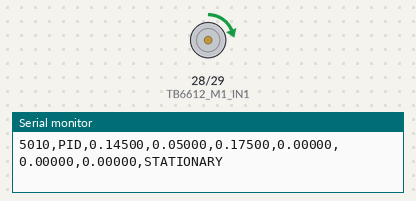
Bench run of a sketch on a simulated Arduino Mega 2560, built with avr-gcc and run on an emulated ATmega2560. Shown: motor-driver pin pairs drawn as motors (green arrow = first pin HIGH = forward, orange = second pin HIGH = backward, longer = more drive, scaled by the enable pin), the last lines printed to the serial monitor.

Above: at 5.4 s.
At 6.45 s:
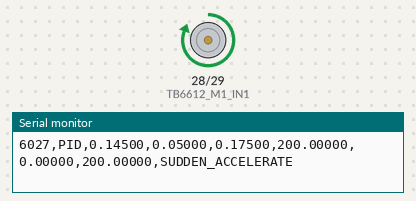
At 11.3 s:
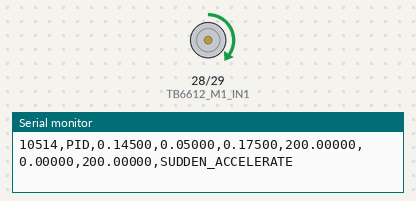
At 12.93 s:
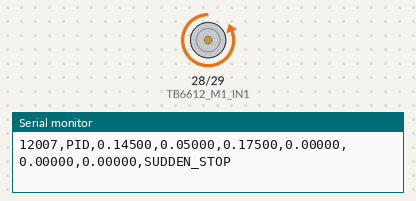
Timing chart, 0 to 20.9 s (numbered marks = the images above):
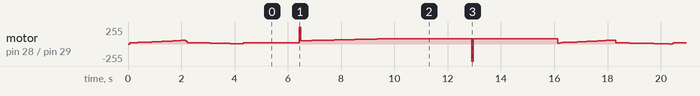

The sketch:

PI_PID_compare.ino
```cpp
#include <MsTimer2.h>
#include <Arduino.h>
// 省略未使用的头文件，简化代码

// 定义电机编码器的引脚
#define M1_ENCODER_A 18
#define M1_ENCODER_B 43

// 定义电机驱动TB6612的控制引脚
#define TB6612_M1_IN1 28
#define TB6612_M1_IN2 29
#define Motor_M1_PWM 7

// PID结构体定义
typedef struct
{
    float input;        // 目标值
    float output;       // 输出值
    float feedback;     // 反馈值
    float k_p;          // P增益
    float k_i;          // I增益
    float k_d;          // D增益
    float err_1;        // 当前误差
    float err_2;        // 上一次误差
    float err_x;        // 误差累计
    float out_max;      // 输出最大值
    float out_min;      // 输出最小值
    float err_x_max;    // 误差累计最大值
} PID;

volatile long motor_M1_count = 0;    // 编码器计数，使用 long 类型防止溢出
volatile bool needToReadMotors = false;

unsigned int timecnt = 0;
float V_M1 = 0.0;
int motor_M1_dir = 0;
PID M1_Motor_PID;

enum ControlType { PID_CONTROL, PI_CONTROL };
ControlType currentControl = PID_CONTROL;

enum MotionState {
    ACCELERATE,          // 加速阶段
    DECELERATE,          // 减速阶段
    STATIONARY,          // 静止阶段
    SUDDEN_ACCELERATE,   // 突变加速
    SUDDEN_STOP          // 突变停止
};
MotionState currentMotion = ACCELERATE;

float targetSpeed = 0.0;
const float accelerationRate = 100.0; // 加速度，单位：mm/s^2
unsigned long motionStartTime = 0;

// 定义控制器参数的范围和步长
//const float kp_values[] = {0.08, 0.04, 0.06, 0.1, 0.12, 0.14}; // P增益测试值
//const float ki_values[] = {0.091, 0.06, 0.07, 0.08, 0.09, 0.1, 0.11, 0.12}; // I增益测试值
//const float kd_values[] = {0.1, 0.05, 0.15, 0.2}; // D增益测试值

//const float kp_values[] = {0.08, 0.09, 0.1, 0.11, 0.12, 0.13, 0.14}; // P增益测试值
//const float ki_values[] = {0.07, 0.075, 0.08, 0.085, 0.09, 0.095, 0.1, 0.105}; // I增益测试值
//const float kd_values[] = {0.15, 0.175, 0.2, 0.225, 0.25}; // D增益测试值

//const float kp_values[] = {0.11, 0.12, 0.13, 0.14, 0.15, 0.16, 0.17}; // P增益测试值
//const float ki_values[] = {0.085, 0.09, 0.095, 0.1, 0.105, 0.11, 0.115, 0.12}; // I增益测试值
//const float kd_values[] = {0.15, 0.175, 0.2, 0.225, 0.25, 0.275}; // D增益测试值

//const float kp_values[] = {0.13, 0.14, 0.15, 0.16, 0.17, 0.18, 0.19, 0.2, 0.21}; // P增益测试值
//const float ki_values[] = {0.05, 0.06, 0.07, 0.08, 0.09, 0.1, 0.11}; // I增益测试值
//const float kd_values[] = {0.175, 0.2, 0.225, 0.25, 0.275}; // D增益测试值

const float kp_values[] = {0.145, 0.155, 0.165, 0.175, 0.18, 0.185, 0.19, 0.195, 0.2, 0.21, 0.22}; // P增益测试值
const float ki_values[] = {0.05, 0.055, 0.06, 0.065, 0.07, 0.075, 0.08, 0.085, 0.09}; // I增益测试值
const float kd_values[] = {0.175, 0.2, 0.225, 0.25, 0.275}; // D增益测试值

int kp_index = 0;
int ki_index = 0;
int kd_index = 0;

bool parametersExhausted = false; // 标记参数是否遍历完毕

// 添加时间控制相关常量
const float TARGET_CONTROL_INTERVAL = 0.03;  // 控制周期 30ms
const float TARGET_SAMPLE_INTERVAL = 0.06;   // 采样周期 60ms
const float TIME_TOLERANCE = 0.005;

void setup() {
    Serial.begin(115200);
    while (!Serial) delay(10);

    Motor_Init();
    PID_Init();

    MsTimer2::set(30, interruptHandler); // 设置基础中断周期为30ms
    MsTimer2::start();

    Serial.println("Timestamp_ms,ControlType,k_p,k_i,k_d,TargetSpeed_mm_s,ActualSpeed_mm_s,Error_mm_s,Phase");

    motionStartTime = millis();
}

void loop() {
    // 检查是否需要切换运动状态
    updateMotionState();

    // 更新目标速度
    updateTargetSpeed();
    M1_Motor_PID.input = targetSpeed;

    // 如果所有参数都测试完毕，停止程序
    if (parametersExhausted) {
        Serial.println("All parameters tested. Experiment completed.");
        while (1); // 停止程序运行
    }
}

void updateMotionState() {
    unsigned long elapsedTime = millis() - motionStartTime;

    switch(currentMotion) {
        case ACCELERATE:
            if (elapsedTime >= 2000) {  // 加速2秒
                currentMotion = DECELERATE;
                motionStartTime = millis();
            }
            break;
        case DECELERATE:
            if (elapsedTime >= 2000) {  // 减速2秒
                currentMotion = STATIONARY;
                motionStartTime = millis();
            }
            break;
        case STATIONARY:
            if (elapsedTime >= 2000) {  // 静止2秒
                currentMotion = SUDDEN_ACCELERATE;
                motionStartTime = millis();
            }
            break;
        case SUDDEN_ACCELERATE:
            if (elapsedTime >= 6000) {  // 匀速6秒
                currentMotion = SUDDEN_STOP;
                motionStartTime = millis();
            }
            break;
        case SUDDEN_STOP:
            if (elapsedTime >= 3000) {  // 停止3秒
                // 完成一个循环，调整参数
                adjustParameters();
                if (!parametersExhausted) {
                    currentMotion = ACCELERATE;
                    motionStartTime = millis();
                }
            }
            break;
    }
}

void adjustParameters() {
    // 调整控制器参数
    if (currentControl == PID_CONTROL) {
        // 遍历PID参数组合
        kd_index++;
        if (kd_index >= sizeof(kd_values)/sizeof(kd_values[0])) {
            kd_index = 0;
            ki_index++;
            if (ki_index >= sizeof(ki_values)/sizeof(ki_values[0])) {
                ki_index = 0;
                kp_index++;
                if (kp_index >= sizeof(kp_values)/sizeof(kp_values[0])) {
                    // PID参数测试完毕，切换到PI控制
                    kp_index = 0;
                    ki_index = 0;
                    kd_index = 0;
                    currentControl = PI_CONTROL;
                    // 移除切换控制参数时的提示输出
                    // Serial.println("Switched to PI Control");
                }
            }
        }

        // 更新PID参数
        M1_Motor_PID.k_p = kp_values[kp_index];
        M1_Motor_PID.k_i = ki_values[ki_index];
        M1_Motor_PID.k_d = kd_values[kd_index];

        // 移除打印当前参数设置的输出语句
    } else if (currentControl == PI_CONTROL) {
        // 遍历PI参数组合
        kd_index = 0;
        ki_index++;
        if (ki_index >= sizeof(ki_values)/sizeof(ki_values[0])) {
            ki_index = 0;
            kp_index++;
            if (kp_index >= sizeof(kp_values)/sizeof(kp_values[0])) {
                // PI参数测试完毕，实验结束
                parametersExhausted = true;
            }
        }

        // 更新PI参数
        M1_Motor_PID.k_p = kp_values[kp_index];
        M1_Motor_PID.k_i = ki_values[ki_index];
        M1_Motor_PID.k_d = 0.0;

        // 移除打印当前参数设置的输出语句
    }

    // 重置PID状态
    resetPID(&M1_Motor_PID);
}

void updateTargetSpeed() {
    unsigned long elapsedTime = millis() - motionStartTime;

    switch(currentMotion) {
        case ACCELERATE:
            targetSpeed = min(200.0, accelerationRate * (elapsedTime / 1000.0));
            break;
        case DECELERATE:
            targetSpeed = max(0.0, 200.0 - accelerationRate * (elapsedTime / 1000.0));
            break;
        case STATIONARY:
            targetSpeed = 0.0;
            break;
        case SUDDEN_ACCELERATE:
            targetSpeed = 200.0;
            break;
        case SUDDEN_STOP:
            targetSpeed = 0.0;
            break;
    }
}

void interruptHandler() {
    static unsigned long lastControlTime = 0;
    static unsigned long lastSampleTime = 0;
    unsigned long currentTime = millis();

    // 计算实际时间间隔
    float controlInterval = (currentTime - lastControlTime) / 1000.0;
    float sampleInterval = (currentTime - lastSampleTime) / 1000.0;

    // 执行PID控制
    if (controlInterval >= TARGET_CONTROL_INTERVAL) {
        PID_Cal_Computer_Out(controlInterval);
        lastControlTime = currentTime;
    }

    // 执行速度采样
    if (sampleInterval >= TARGET_SAMPLE_INTERVAL) {
        Read_Motor_V(sampleInterval);
        lastSampleTime = currentTime;
    }
}


void Motor_Init() {
    pinMode(M1_ENCODER_A, INPUT);
    pinMode(M1_ENCODER_B, INPUT);
    pinMode(TB6612_M1_IN1, OUTPUT);
    pinMode(TB6612_M1_IN2, OUTPUT);
    pinMode(Motor_M1_PWM, OUTPUT);

    digitalWrite(TB6612_M1_IN1, LOW);
    digitalWrite(TB6612_M1_IN2, LOW);
    analogWrite(Motor_M1_PWM, LOW);
}

void PID_Init() {
    // 初始化PID参数
    M1_Motor_PID.k_p = kp_values[kp_index];
    M1_Motor_PID.k_i = ki_values[ki_index];
    M1_Motor_PID.k_d = kd_values[kd_index];
    M1_Motor_PID.out_max = 255.0;
    M1_Motor_PID.out_min = -255.0;
    M1_Motor_PID.input = 0.0;
    M1_Motor_PID.err_x_max = 1000.0;
    resetPID(&M1_Motor_PID);
}

void resetPID(PID *pid) {
    pid->err_1 = 0.0;
    pid->err_2 = 0.0;
    pid->err_x = 0.0;
    pid->output = 0.0;
}

void PID_Cal_Computer_Out(float dt) {
    PID_Cal(&M1_Motor_PID, dt);
    Motor_PWM_Set(M1_Motor_PID.output);

    // 直接输出数据，不需要计数器控制
    OutputData();
}

// 添加getPhaseName函数
String getPhaseName(MotionState state) {
    switch (state) {
        case ACCELERATE:
            return "ACCELERATE"; // 加速阶段
        case DECELERATE:
            return "DECELERATE"; // 减速阶段
        case STATIONARY:
            return "STATIONARY"; // 静止阶段
        case SUDDEN_ACCELERATE:
            return "SUDDEN_ACCELERATE"; // 突变加速
        case SUDDEN_STOP:
            return "SUDDEN_STOP"; // 突变停止
        default:
            return "Unknown";
    }
}

void PID_Cal(PID *pid, float dt) {
    float p, i, d;

    // 更新误差
    pid->err_2 = pid->err_1;
    pid->err_1 = pid->input - pid->feedback;

    // 计算PID各项，考虑实际时间间隔
    p = pid->k_p * pid->err_1;

    // 积分项考虑时间间隔
    pid->err_x += pid->err_1 * dt;
    i = pid->k_i * pid->err_x;

    // 微分项考虑时间间隔
    d = pid->k_d * (pid->err_1 - pid->err_2) / dt;

    // 计算输出
    pid->output = p + i + d;

    // 限制输出和积分饱和
    if(pid->output > pid->out_max) {
        pid->output = pid->out_max;
        // 防止积分饱和
        pid->err_x -= pid->err_1 * dt;
    }
    if(pid->output < pid->out_min) {
        pid->output = pid->out_min;
        // 防止积分饱和
        pid->err_x -= pid->err_1 * dt;
    }

    // 限制积分项最大值
    if(pid->err_x > pid->err_x_max) pid->err_x = pid->err_x_max;
    if(pid->err_x < -pid->err_x_max) pid->err_x = -pid->err_x_max;
}

void Motor_PWM_Set(float pwm_value) {
    if(pwm_value >= 0) {
        digitalWrite(TB6612_M1_IN1, HIGH);
        digitalWrite(TB6612_M1_IN2, LOW);
        analogWrite(Motor_M1_PWM, pwm_value);
    } else {
        digitalWrite(TB6612_M1_IN1, LOW);
        digitalWrite(TB6612_M1_IN2, HIGH);
        analogWrite(Motor_M1_PWM, pwm_value * -1);
    }
}

void Read_motor_M1() {
    motor_M1_dir = digitalRead(M1_ENCODER_B);
    if(motor_M1_dir == 1) {
        motor_M1_count++;
    } else {
        motor_M1_count--;
    }
}

void OutputData() {
    // 使用逗号分隔的格式输出所有数据
    Serial.print(millis());
    Serial.print(",");
    Serial.print(currentControl == PID_CONTROL ? "PID" : "PI");
    Serial.print(",");
    Serial.print(M1_Motor_PID.k_p, 5);
    Serial.print(",");
    Serial.print(M1_Motor_PID.k_i, 5);
    Serial.print(",");
    Serial.print(currentControl == PI_CONTROL ? "NAN" : String(M1_Motor_PID.k_d, 5));
    Serial.print(",");
    Serial.print(M1_Motor_PID.input, 5);
    Serial.print(",");
    Serial.print(M1_Motor_PID.feedback, 5);
    Serial.print(",");
    Serial.print(M1_Motor_PID.input - M1_Motor_PID.feedback, 5);
    Serial.print(",");
    Serial.println(getPhaseName(currentMotion));
}

void Read_Motor_V(float dt) {
    static float last_V_M1 = 0.0;
    const float speed_filter_k = 0.7;

    // 计算速度，使用实际时间间隔
    float revolutions = (float)motor_M1_count / 330.0;
    float distance = revolutions * 65.0 * 3.1416;
    V_M1 = distance / dt; // 使用实际时间间隔计算速度

    // 自适应滤波系数
    float adaptive_k = speed_filter_k;
    if(abs(V_M1 - last_V_M1) > 50.0) { // 速度变化较大时
        adaptive_k = 0.9; // 提高响应速度
    }

    // 速度滤波
    last_V_M1 = M1_Motor_PID.feedback;
    M1_Motor_PID.feedback = adaptive_k * V_M1 + (1 - adaptive_k) * last_V_M1;

    // 重置编码器计数
    motor_M1_count = 0;
}
```
